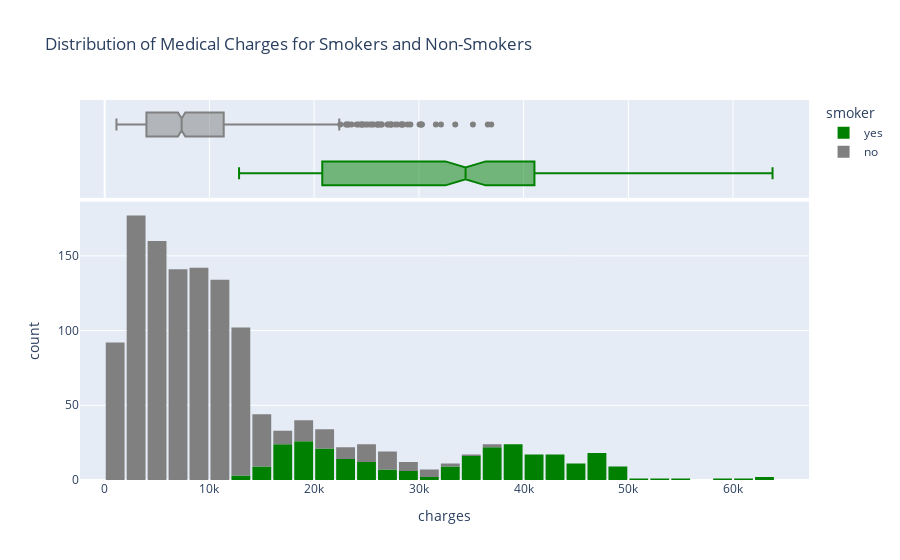

Source (notebook cell):
### Markdown cell above
### Charges

This is the column we're trying to predict. Let's also use the categorical column "smoker" to distinguish the charges for smokers and non-smokers.

### Code cell
fig = px.histogram(medical_df,
                   x='charges',
                   color='smoker',
                   marginal='box',
                   color_discrete_sequence=['green', 'gray'],
                   title='Distribution of Medical Charges for Smokers and Non-Smokers')
fig.update_layout(bargap=0.1)
fig.show()

### Figure 1 — Plotly figure (JSON) as saved in the notebook; plotly's stock layout.template omitted (floating-point values rounded to 4 significant figures; data arrays with more than 128 entries replaced by an {"elided": "..."} marker saying what was removed)
{"data": [{"bingroup": "x", "hovertemplate": "smoker=yes<br>charges=%{x}<br>count=%{y}<extra></extra>", "legendgroup": "yes", "marker": {"color": "green", "pattern": {"shape": ""}}, "name": "yes", "orientation": "v", "showlegend": true, "x": {"elided": "274 float values"}, "xaxis": "x", "yaxis": "y", "type": "histogram"}, {"hovertemplate": "smoker=yes<br>charges=%{x}<extra></extra>", "legendgroup": "yes", "marker": {"color": "green"}, "name": "yes", "notched": true, "showlegend": false, "x": {"elided": "274 float values"}, "xaxis": "x2", "yaxis": "y2", "type": "box"}, {"bingroup": "x", "hovertemplate": "smoker=no<br>charges=%{x}<br>count=%{y}<extra></extra>", "legendgroup": "no", "marker": {"color": "gray", "pattern": {"shape": ""}}, "name": "no", "orientation": "v", "showlegend": true, "x": {"elided": "1064 float values"}, "xaxis": "x", "yaxis": "y", "type": "histogram"}, {"hovertemplate": "smoker=no<br>charges=%{x}<extra></extra>", "legendgroup": "no", "marker": {"color": "gray"}, "name": "no", "notched": true, "showlegend": false, "x": {"elided": "1064 float values"}, "xaxis": "x2", "yaxis": "y2", "type": "box"}], "layout": {"xaxis": {"anchor": "y", "domain": [0.0, 1.0], "title": {"text": "charges"}}, "yaxis": {"anchor": "x", "domain": [0.0, 0.7326], "title": {"text": "count"}}, "xaxis2": {"anchor": "y2", "domain": [0.0, 1.0], "matches": "x", "showticklabels": false, "showgrid": true}, "yaxis2": {"anchor": "x2", "domain": [0.7426, 1.0], "matches": "y2", "showticklabels": false, "showline": false, "ticks": "", "showgrid": false}, "legend": {"title": {"text": "smoker"}, "tracegroupgap": 0}, "title": {"text": "Distribution of Medical Charges for Smokers and Non-Smokers"}, "barmode": "relative", "bargap": 0.1}}
